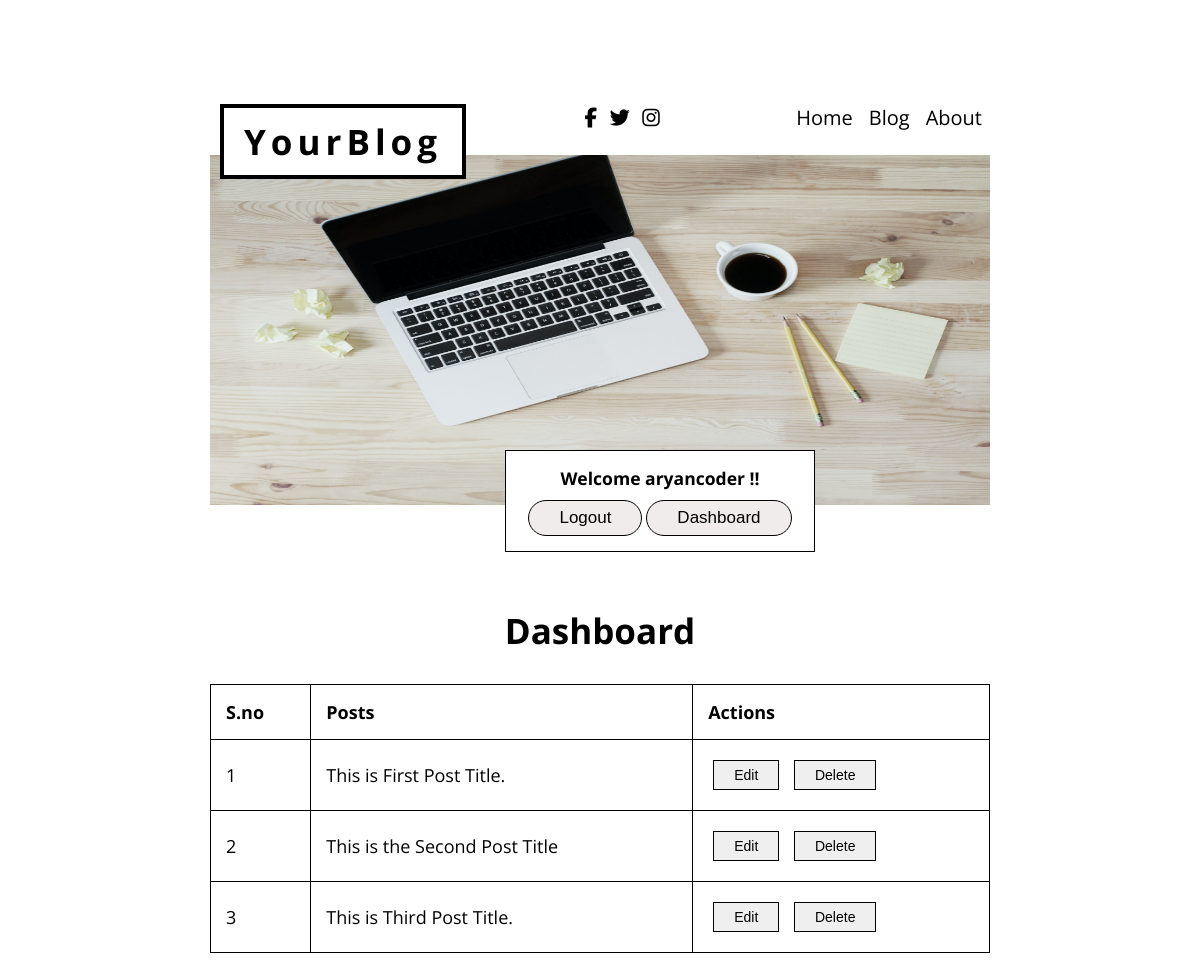
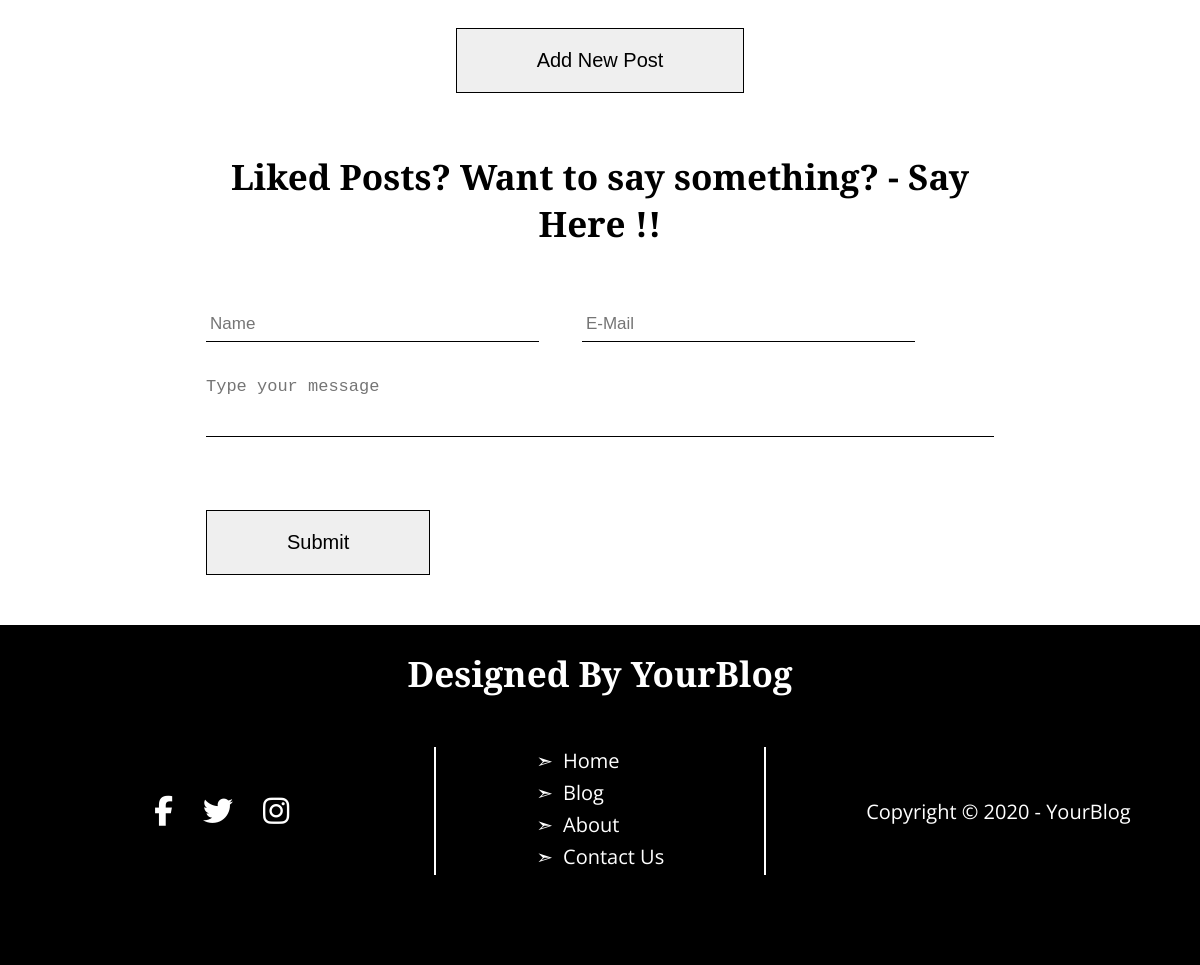
The page /dashboard (signed in) on the database its author committed (2 pictures, top to bottom).
### blog/models.py (models this page shows, shortened)
class Post(models.Model):
    serial_no = models.AutoField(primary_key=True)
    title = models.CharField(max_length=120, null=False)
    tagline = models.CharField(max_length=100)
    slug = models.SlugField(max_length=50, null=False)
    author = models.CharField(max_length=50, null=False)
    category = models.CharField(max_length=20, default="", null=False)
    content = models.TextField()
    thumbnail_image = models.ImageField(upload_to = "blog", blank= True)
    timestamp = models.DateTimeField(default=now)

### home/views.py (the view)
# urls.py: path("dashboard", views.dashboard, name="dashboard"),
def dashboard(request):
    post = Post.objects.all()
    context = {"posts":post}
    return render(request, "blog/dashboard.html", context)

### templates/blog/dashboard.html (shortened to what this page needs)
{% extends 'base.html' %}
{% block body %}
<div class="container">
    <h1 class="lg-heading text-center">Dashboard</h1>
    <div class="dashboard-div">
        <div class="table-div">
            <table style="width: 100%; margin-top: 30px;">
                <tr>
                    <th>S.no</th>
                    <th>Posts</th>
                    <th>Actions</th>
                </tr>
                {% for post in posts %}
                <tr>
                    <td>{{ forloop.counter }}</td>
                    <td>{{post.title}}</td>
                    <td><a href="/editPost/{{post.serial_no}}" ><button type="button" class="btn btn-dash">Edit</button></a> <a href="/deletePost/{{post.slug}}" ><button type="button"
                            class="btn btn-dash">Delete</button></a></td>
                </tr>
                {% endfor %}
            </table>
        </div>
        <div class="add-post-btn text-center">
            <a href="/editPost/0"><button type="button" class="btn">Add New Post</button></a>
        </div>
    </div>
</div>
{% endblock body %}

### templates/base.html (shortened to what this page needs)
<!DOCTYPE html>
<html lang="en">
<head>
  {% load static %}
  <link rel="stylesheet" href="{% static 'home/css/style.css' %}" />
</head>
<body scroll="no" style="overflow-x: hidden;">
  <div class="container">
    <header class="header">
      <nav class="navbar">
        <div class="logo-container" id="log-con">
          <a href="/" class="text-black">
            <h1 class="lg-heading l-spacing-lg">YourBlog</h1>
          </a>
        </div>
        <div class="social-icons">
          <i class="fab fa-facebook-f fa-2x icon"></i>
          <i class="fab fa-twitter fa-2x icon"></i>
          <i class="fab fa-instagram fa-2x icon"></i>
        </div>
        <ul class="nav-items">
          <li class="item">
            <a class="{% block homeactive %} {% endblock homeactive %}" href="/">Home</a>
          </li>
          <li class="item">
            <a class="{% block blogactive %} {% endblock blogactive %}" href="/blog/">Blog</a>
          </li>
          <li class="item">
            <a class="{% block aboutactive %} {% endblock aboutactive %}" href="/about">About</a>
          </li>
        </ul>
      </nav>
      <div class="header-img">
        <img src="{% static 'home/img/your-blog-header1.jpg' %}" alt="yourBlog Header Image" />
      </div>
      {% if user.is_authenticated %}
      <div class="welcome-user text-center">
        <h3>Welcome {{ request.user }} !!</h3>
        <a href="/logout/"><button type="submit" class="btn-primary" id="logout">Logout</button></a>
        <a href="/dashboard"><button type="submit" class="btn-primary">Dashboard</button></a>
      </div>
      {% else %}
      <div class="login-signup-btn" style="position: relative; left: 295px; bottom: 30px;">
        <button type="button" class="btn-primary" id="login">Login</button>
        <button type="button" class="btn-primary" id="signup">Sign Up</button>
      </div>
      {% endif %}
    </header>
  </div>
  {% block body %} {% endblock body %}
  <section class="contact-section" id="contact">
    <div class="container contact-contents">
      <div class="contact-heading text-center">
        <h1 class="lg-heading">
          Liked Posts? Want to say something? - Say Here !!
        </h1>
      </div>
      <div class="contact-input-fields flex-column">
        <form action="/contact/" method="POST">
          <div class="name-email-field flex">
            <input type="text" name="name" id="name" placeholder="Name" />
            <input type="email" name="email" id="email" placeholder="E-Mail" />
          </div>
          <div class="message-field">
            <textarea name="message" id="message" cols="30" rows="10" placeholder="Type your message"></textarea>
          </div>
          <div class="button-container">
            <button type="submit" class="btn">Submit</button>
          </div>
        </form>
      </div>
    </div>
  </section>
  <footer class="footer flex-column">
    <div class="footer-heading">
      <h1 class="lg-heading">Designed By YourBlog</h1>
    </div>
    <div class="footer-content flex">
      <div class="footer-icons flex-center">
        <i class="fab fa-facebook-f fa-3x icon"></i>
        <i class="fab fa-twitter fa-3x icon"></i>
        <i class="fab fa-instagram fa-3x icon"></i>
      </div>
      <div class="quick-links text-left flex-center">
        <ul class="ql-items">
          <li class="ql-item"><a href="/">Home</a></li>
          <li class="ql-item"><a href="/blog#all_post">Blog</a></li>
          <li class="ql-item"><a href="/about">About</a></li>
          <li class="ql-item"><a href="#contact">Contact Us</a></li>
        </ul>
      </div>
      <div class="footer-text flex-center">
        <p>Copyright &copy; 2020 - <a href="/">YourBlog</a></p>
      </div>
    </div>
  </footer>
</body>
</html>

### static/home/css/style.css (style rules this page uses)
* { box-sizing: border-box; margin: 0; padding: 0; }
html { font-size: 62.5%; font-family: 'Open Sans', sans-serif; }
img { display: inline-block; }
ul { list-style: none; }
a { text-decoration: none; }
.container { max-width: 1100px; width: 65%; margin: 0 auto; }
.flex { display: flex; }
.flex-center { display: flex; align-items: center; justify-content: center; }
.flex-column { display: flex; flex-direction: column; align-items: center; justify-content: center; }
.text-center { text-align: center; }
.text-left { text-align: left; }
.text-black { color: black; }
.lg-heading { font-size: 3.5rem; }
.l-spacing-lg { letter-spacing: 0.5rem; }
.icon { padding: 5px; }
.header { padding-top: 80px; }
.header-img { width: 100%; display: flex; align-items: center; }
.header-img img { display: inline-block; width: 100%; height: 350px; margin: 0 auto; }
.navbar { display: flex; align-items: center; justify-content: space-between; }
.navbar ul { display: flex; }
.navbar ul a { color: black; padding: 8px; font-size: 20px; }
.logo-container { padding: 10px 20px; border: 4px solid black; background-color: white; position: relative; top: 24px; left: 10px; }
.contact-heading { margin: 60px 0; font-family: playfairdisplay-bold, "playfair display", serif; }
.name-email-field { justify-content: space-between; width: 90%; margin-bottom: 35px; }
.name-email-field input { border: none; border-bottom: 1px solid black; font-size: 17px; width: 47%; padding: 7px 4px; outline: none; }
.message-field textarea { font-weight: 300; font-size: 17px; border: none; border-bottom: 1px solid black; width: 788px; height: 60px; max-height: 60px; margin-bottom: 20px; outline: none; resize: none; }
.btn { margin: 50px 0; font-size: 20px; padding: 20px 80px; text-transform: capitalize; border: 1px solid black; cursor: pointer; }
.btn-primary { padding: 15px 40px; font-size: 17px; margin: 0 10px; text-transform: capitalize; background-color: white; border: 1px solid black; cursor: pointer; }
footer { background-color: black; color: white; }
.footer-content { width: 100%; justify-content: center; margin: 25px 0; margin-bottom: 90px; }
.footer-heading { font-family: playfairdisplay-bold, "playfair display", serif; margin: 25px 0; }
.footer-icons { margin-left: 80px; }
.footer-icons i { margin-right: 20px; }
.quick-links { border-width: 2px; border-style: solid; border-top: white; border-bottom: white; padding: 0 100px; margin-left: 120px; }
.ql-item a { font-size: 20px; color: white; }
.ql-items li { margin-bottom: 5px; }
.quick-links a::before { content: "\27A3"; margin-right: 10px; }
.footer-text { font-size: 20px; margin-left: 100px; }
.footer-text a { color: white; }
.welcome-user { font-size: 15px; position: relative; left: 295px; bottom: 55px; width: 310px; border: 1px solid black; padding: 15px 0; background-color: white; }
.welcome-user button { padding: 7px 30px; background-color: rgb(240, 236, 236); margin: 10px 0 0 0; border-radius: 20px; }
.add-post-btn .btn { margin: 40px 0 0 0; }
button.btn-dash { padding: 6px 20px; margin: 5px; font-size: 14px; }
table, th, td { border: 1px solid black; border-collapse: collapse; }
th { text-align: left; font-size: 18px; }
td { font-size: 18px; }
th, td { padding: 15px; }

### rows shown on the page
Post: title "This is First Post Title."
Post: title "This is the Second Post Title"
Post: title "This is Third Post Title."

### other values the page prints
{{ request.user }} "aryancoder"
